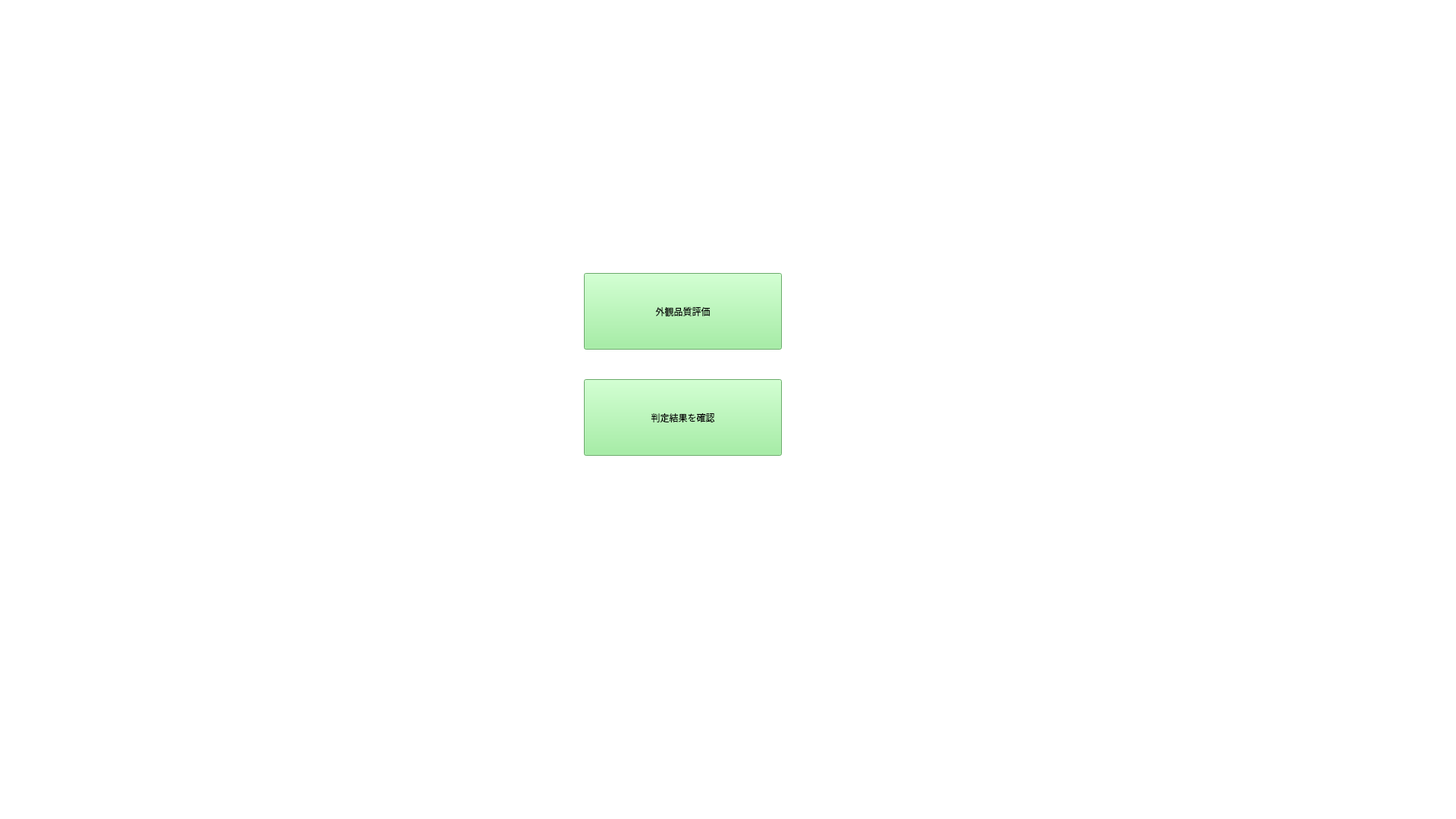
<?xml version="1.0" encoding="UTF-8"?>
<ui version="4.0">
 <class>MainWindow</class>
 <widget class="QMainWindow" name="MainWindow">
  <property name="geometry">
   <rect>
    <x>0</x>
    <y>0</y>
    <width>1920</width>
    <height>1080</height>
   </rect>
  </property>
  <property name="windowTitle">
   <string>Pear Grading System</string>
  </property>
  <property name="styleSheet">
   <string notr="true">color: black;
background-color: white;</string>
  </property>
  <widget class="QWidget" name="centralwidget">
   <property name="layoutDirection">
    <enum>Qt::LeftToRight</enum>
   </property>
   <widget class="QPushButton" name="pushButton">
    <property name="geometry">
     <rect>
      <x>770</x>
      <y>500</y>
      <width>261</width>
      <height>101</height>
     </rect>
    </property>
    <property name="cursor">
     <cursorShape>PointingHandCursor</cursorShape>
    </property>
    <property name="layoutDirection">
     <enum>Qt::LeftToRight</enum>
    </property>
    <property name="styleSheet">
     <string notr="true">color: black;
background-color: lightgreen;</string>
    </property>
    <property name="locale">
     <locale language="Japanese" country="Japan"/>
    </property>
    <property name="text">
     <string>判定結果を確認</string>
    </property>
    <property name="checkable">
     <bool>false</bool>
    </property>
   </widget>
   <widget class="QPushButton" name="pushButton_2">
    <property name="geometry">
     <rect>
      <x>770</x>
      <y>360</y>
      <width>261</width>
      <height>101</height>
     </rect>
    </property>
    <property name="cursor">
     <cursorShape>PointingHandCursor</cursorShape>
    </property>
    <property name="styleSheet">
     <string notr="true">color: black;
background-color: lightgreen;</string>
    </property>
    <property name="text">
     <string>外観品質評価</string>
    </property>
   </widget>
  </widget>
  <widget class="QMenuBar" name="menubar">
   <property name="geometry">
    <rect>
     <x>0</x>
     <y>0</y>
     <width>1800</width>
     <height>24</height>
    </rect>
   </property>
  </widget>
  <widget class="QStatusBar" name="statusbar"/>
 </widget>
 <resources/>
 <connections/>
</ui>
